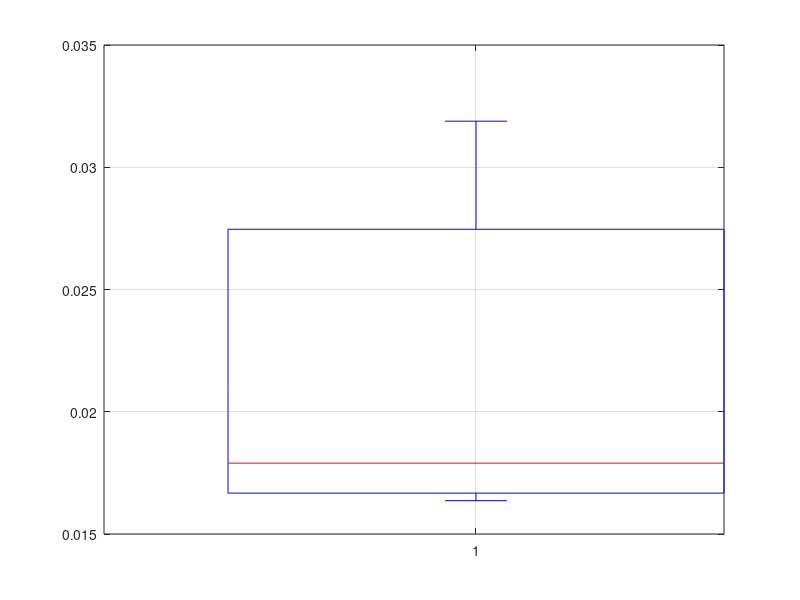

The MATLAB script that drew this image:
tiempo =[];
for i = [1:30]
    a = randi([0,9],300);
    tic
    inv(a);
    tiempo = [tiempo toc];
end
boxplot(tiempo)
grid on
